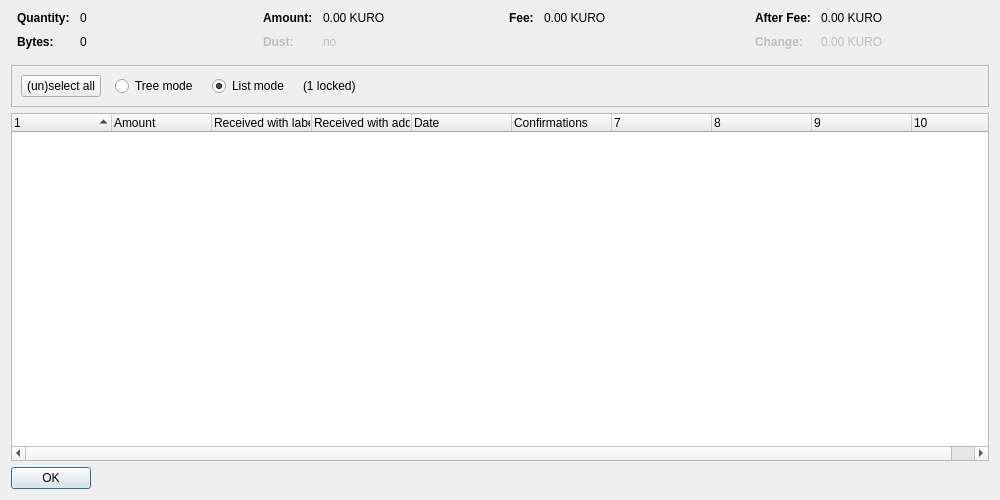
<?xml version="1.0" encoding="UTF-8"?>
<ui version="4.0">
 <class>CoinControlDialog</class>
 <widget class="QDialog" name="CoinControlDialog">
  <property name="geometry">
   <rect>
    <x>0</x>
    <y>0</y>
    <width>1000</width>
    <height>500</height>
   </rect>
  </property>
  <property name="windowTitle">
   <string>Coin Selection</string>
  </property>
  <layout class="QVBoxLayout" name="verticalLayout">
   <item>
    <layout class="QHBoxLayout" name="horizontalLayoutTop" stretch="0,0,0,0">
     <property name="topMargin">
      <number>0</number>
     </property>
     <property name="bottomMargin">
      <number>10</number>
     </property>
     <item>
      <layout class="QFormLayout" name="formLayoutCoinControl1">
       <property name="horizontalSpacing">
        <number>10</number>
       </property>
       <property name="verticalSpacing">
        <number>10</number>
       </property>
       <property name="leftMargin">
        <number>6</number>
       </property>
       <property name="rightMargin">
        <number>6</number>
       </property>
       <item row="0" column="0">
        <widget class="QLabel" name="labelCoinControlQuantityText">
         <property name="font">
          <font>
           <weight>75</weight>
           <bold>true</bold>
          </font>
         </property>
         <property name="text">
          <string>Quantity:</string>
         </property>
        </widget>
       </item>
       <item row="0" column="1">
        <widget class="QLabel" name="labelCoinControlQuantity">
         <property name="cursor">
          <cursorShape>IBeamCursor</cursorShape>
         </property>
         <property name="contextMenuPolicy">
          <enum>Qt::ActionsContextMenu</enum>
         </property>
         <property name="text">
          <string notr="true">0</string>
         </property>
         <property name="textInteractionFlags">
          <set>Qt::LinksAccessibleByMouse|Qt::TextSelectableByKeyboard|Qt::TextSelectableByMouse</set>
         </property>
        </widget>
       </item>
       <item row="1" column="0">
        <widget class="QLabel" name="labelCoinControlBytesText">
         <property name="font">
          <font>
           <weight>75</weight>
           <bold>true</bold>
          </font>
         </property>
         <property name="text">
          <string>Bytes:</string>
         </property>
        </widget>
       </item>
       <item row="1" column="1">
        <widget class="QLabel" name="labelCoinControlBytes">
         <property name="cursor">
          <cursorShape>IBeamCursor</cursorShape>
         </property>
         <property name="contextMenuPolicy">
          <enum>Qt::ActionsContextMenu</enum>
         </property>
         <property name="text">
          <string notr="true">0</string>
         </property>
         <property name="textInteractionFlags">
          <set>Qt::LinksAccessibleByMouse|Qt::TextSelectableByKeyboard|Qt::TextSelectableByMouse</set>
         </property>
        </widget>
       </item>
      </layout>
     </item>
     <item>
      <layout class="QFormLayout" name="formLayoutCoinControl2">
       <property name="horizontalSpacing">
        <number>10</number>
       </property>
       <property name="verticalSpacing">
        <number>10</number>
       </property>
       <property name="leftMargin">
        <number>6</number>
       </property>
       <property name="rightMargin">
        <number>6</number>
       </property>
       <item row="0" column="0">
        <widget class="QLabel" name="labelCoinControlAmountText">
         <property name="font">
          <font>
           <weight>75</weight>
           <bold>true</bold>
          </font>
         </property>
         <property name="text">
          <string>Amount:</string>
         </property>
        </widget>
       </item>
       <item row="0" column="1">
        <widget class="QLabel" name="labelCoinControlAmount">
         <property name="cursor">
          <cursorShape>IBeamCursor</cursorShape>
         </property>
         <property name="contextMenuPolicy">
          <enum>Qt::ActionsContextMenu</enum>
         </property>
         <property name="text">
          <string notr="true">0.00 KURO</string>
         </property>
         <property name="textInteractionFlags">
          <set>Qt::LinksAccessibleByMouse|Qt::TextSelectableByKeyboard|Qt::TextSelectableByMouse</set>
         </property>
        </widget>
       </item>
       <item row="1" column="0">
        <widget class="QLabel" name="labelCoinControlLowOutputText">
         <property name="enabled">
          <bool>false</bool>
         </property>
         <property name="font">
          <font>
           <weight>75</weight>
           <bold>true</bold>
          </font>
         </property>
         <property name="text">
          <string>Dust:</string>
         </property>
        </widget>
       </item>
       <item row="1" column="1">
        <widget class="QLabel" name="labelCoinControlLowOutput">
         <property name="enabled">
          <bool>false</bool>
         </property>
         <property name="cursor">
          <cursorShape>IBeamCursor</cursorShape>
         </property>
         <property name="contextMenuPolicy">
          <enum>Qt::ActionsContextMenu</enum>
         </property>
         <property name="text">
          <string notr="true">no</string>
         </property>
         <property name="textInteractionFlags">
          <set>Qt::LinksAccessibleByMouse|Qt::TextSelectableByKeyboard|Qt::TextSelectableByMouse</set>
         </property>
        </widget>
       </item>
      </layout>
     </item>
     <item>
      <layout class="QFormLayout" name="formLayoutCoinControl3">
       <property name="horizontalSpacing">
        <number>10</number>
       </property>
       <property name="verticalSpacing">
        <number>10</number>
       </property>
       <property name="leftMargin">
        <number>6</number>
       </property>
       <property name="rightMargin">
        <number>6</number>
       </property>
       <item row="0" column="0">
        <widget class="QLabel" name="labelCoinControlFeeText">
         <property name="font">
          <font>
           <weight>75</weight>
           <bold>true</bold>
          </font>
         </property>
         <property name="text">
          <string>Fee:</string>
         </property>
        </widget>
       </item>
       <item row="0" column="1">
        <widget class="QLabel" name="labelCoinControlFee">
         <property name="cursor">
          <cursorShape>IBeamCursor</cursorShape>
         </property>
         <property name="contextMenuPolicy">
          <enum>Qt::ActionsContextMenu</enum>
         </property>
         <property name="text">
          <string notr="true">0.00 KURO</string>
         </property>
         <property name="textInteractionFlags">
          <set>Qt::LinksAccessibleByMouse|Qt::TextSelectableByKeyboard|Qt::TextSelectableByMouse</set>
         </property>
        </widget>
       </item>
      </layout>
     </item>
     <item>
      <layout class="QFormLayout" name="formLayoutCoinControl4">
       <property name="horizontalSpacing">
        <number>10</number>
       </property>
       <property name="verticalSpacing">
        <number>10</number>
       </property>
       <property name="leftMargin">
        <number>6</number>
       </property>
       <property name="rightMargin">
        <number>6</number>
       </property>
       <item row="0" column="0">
        <widget class="QLabel" name="labelCoinControlAfterFeeText">
         <property name="font">
          <font>
           <weight>75</weight>
           <bold>true</bold>
          </font>
         </property>
         <property name="text">
          <string>After Fee:</string>
         </property>
        </widget>
       </item>
       <item row="0" column="1">
        <widget class="QLabel" name="labelCoinControlAfterFee">
         <property name="cursor">
          <cursorShape>IBeamCursor</cursorShape>
         </property>
         <property name="contextMenuPolicy">
          <enum>Qt::ActionsContextMenu</enum>
         </property>
         <property name="text">
          <string notr="true">0.00 KURO</string>
         </property>
         <property name="textInteractionFlags">
          <set>Qt::LinksAccessibleByMouse|Qt::TextSelectableByKeyboard|Qt::TextSelectableByMouse</set>
         </property>
        </widget>
       </item>
       <item row="1" column="0">
        <widget class="QLabel" name="labelCoinControlChangeText">
         <property name="enabled">
          <bool>false</bool>
         </property>
         <property name="font">
          <font>
           <weight>75</weight>
           <bold>true</bold>
          </font>
         </property>
         <property name="text">
          <string>Change:</string>
         </property>
        </widget>
       </item>
       <item row="1" column="1">
        <widget class="QLabel" name="labelCoinControlChange">
         <property name="enabled">
          <bool>false</bool>
         </property>
         <property name="cursor">
          <cursorShape>IBeamCursor</cursorShape>
         </property>
         <property name="contextMenuPolicy">
          <enum>Qt::ActionsContextMenu</enum>
         </property>
         <property name="text">
          <string notr="true">0.00 KURO</string>
         </property>
         <property name="textInteractionFlags">
          <set>Qt::LinksAccessibleByMouse|Qt::TextSelectableByKeyboard|Qt::TextSelectableByMouse</set>
         </property>
        </widget>
       </item>
      </layout>
     </item>
    </layout>
   </item>
   <item>
    <widget class="QFrame" name="frame">
     <property name="minimumSize">
      <size>
       <width>0</width>
       <height>40</height>
      </size>
     </property>
     <property name="frameShape">
      <enum>QFrame::StyledPanel</enum>
     </property>
     <property name="frameShadow">
      <enum>QFrame::Sunken</enum>
     </property>
     <layout class="QHBoxLayout" name="horizontalLayout">
      <item>
       <layout class="QHBoxLayout" name="horizontalLayoutPanel" stretch="0,0,0,0,0">
        <property name="spacing">
         <number>14</number>
        </property>
        <item>
         <widget class="QPushButton" name="pushButtonSelectAll">
          <property name="sizePolicy">
           <sizepolicy hsizetype="Maximum" vsizetype="Fixed">
            <horstretch>0</horstretch>
            <verstretch>0</verstretch>
           </sizepolicy>
          </property>
          <property name="text">
           <string>(un)select all</string>
          </property>
          <property name="autoDefault">
           <bool>false</bool>
          </property>
         </widget>
        </item>
        <item>
         <widget class="QRadioButton" name="radioTreeMode">
          <property name="sizePolicy">
           <sizepolicy hsizetype="Maximum" vsizetype="Fixed">
            <horstretch>0</horstretch>
            <verstretch>0</verstretch>
           </sizepolicy>
          </property>
          <property name="text">
           <string>Tree mode</string>
          </property>
         </widget>
        </item>
        <item>
         <widget class="QRadioButton" name="radioListMode">
          <property name="sizePolicy">
           <sizepolicy hsizetype="Maximum" vsizetype="Fixed">
            <horstretch>0</horstretch>
            <verstretch>0</verstretch>
           </sizepolicy>
          </property>
          <property name="text">
           <string>List mode</string>
          </property>
          <property name="checked">
           <bool>true</bool>
          </property>
         </widget>
        </item>
        <item>
         <widget class="QLabel" name="labelLocked">
          <property name="text">
           <string notr="true">(1 locked)</string>
          </property>
         </widget>
        </item>
        <item>
         <spacer name="horizontalSpacer">
          <property name="orientation">
           <enum>Qt::Horizontal</enum>
          </property>
          <property name="sizeHint" stdset="0">
           <size>
            <width>40</width>
            <height>20</height>
           </size>
          </property>
         </spacer>
        </item>
       </layout>
      </item>
     </layout>
    </widget>
   </item>
   <item>
    <widget class="CoinControlTreeWidget" name="treeWidget">
     <property name="contextMenuPolicy">
      <enum>Qt::CustomContextMenu</enum>
     </property>
     <property name="sortingEnabled">
      <bool>false</bool>
     </property>
     <property name="columnCount">
      <number>10</number>
     </property>
     <attribute name="headerShowSortIndicator" stdset="0">
      <bool>true</bool>
     </attribute>
     <attribute name="headerStretchLastSection">
      <bool>false</bool>
     </attribute>
     <column>
      <property name="text">
       <string/>
      </property>
     </column>
     <column>
      <property name="text">
       <string>Amount</string>
      </property>
     </column>
     <column>
      <property name="text">
       <string>Received with label</string>
      </property>
     </column>
     <column>
      <property name="text">
       <string>Received with address</string>
      </property>
     </column>
     <column>
      <property name="text">
       <string>Date</string>
      </property>
     </column>
     <column>
      <property name="text">
       <string>Confirmations</string>
      </property>
      <property name="toolTip">
       <string>Confirmed</string>
      </property>
     </column>
     <column>
      <property name="text">
       <string/>
      </property>
     </column>
     <column>
      <property name="text">
       <string/>
      </property>
     </column>
     <column>
      <property name="text">
       <string/>
      </property>
     </column>
     <column>
      <property name="text">
       <string/>
      </property>
     </column>
    </widget>
   </item>
   <item>
    <widget class="QDialogButtonBox" name="buttonBox">
     <property name="sizePolicy">
      <sizepolicy hsizetype="Maximum" vsizetype="Fixed">
       <horstretch>0</horstretch>
       <verstretch>0</verstretch>
      </sizepolicy>
     </property>
     <property name="orientation">
      <enum>Qt::Horizontal</enum>
     </property>
     <property name="standardButtons">
      <set>QDialogButtonBox::Ok</set>
     </property>
    </widget>
   </item>
  </layout>
 </widget>
 <customwidgets>
  <customwidget>
   <class>CoinControlTreeWidget</class>
   <extends>QTreeWidget</extends>
   <header>coincontroltreewidget.h</header>
  </customwidget>
 </customwidgets>
 <resources/>
 <connections/>
</ui>
